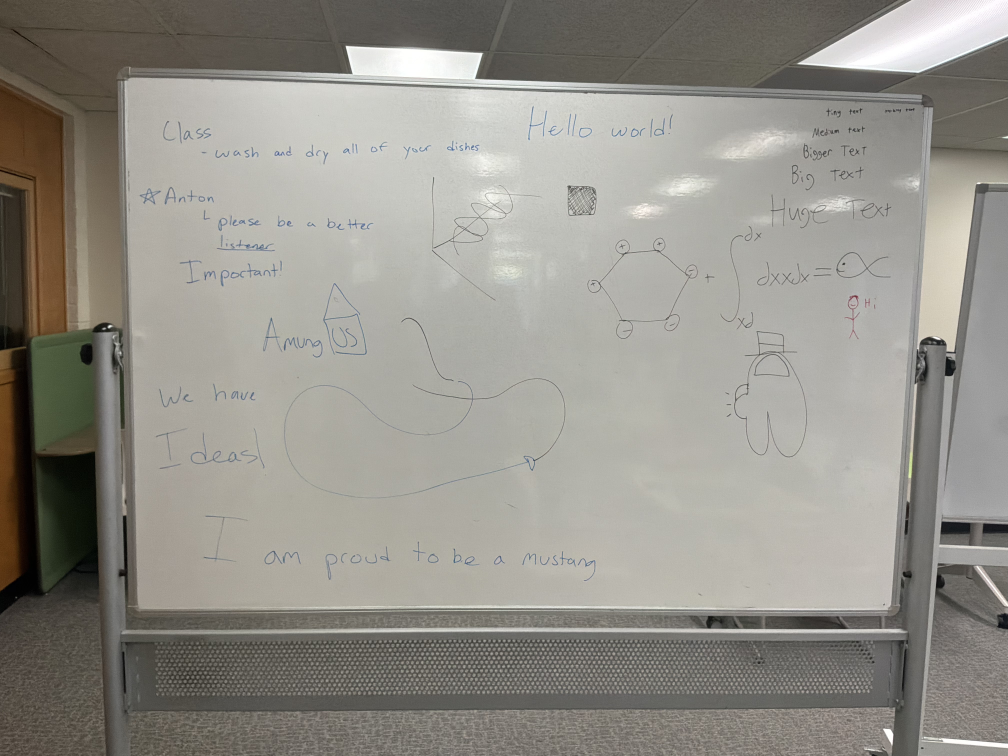
#> input picture photos/IMG_0013.jpg, 4032 x 3024 px (shown at 1/4 size)
$ python -i board_detection.py   (imports and definitions only)
#> lines starting #> are read from the running program, lines starting #| are printed output that depends on the picture; after the words box and inside, x2 and y2 are one past the last pixel; in counts of white or black regions, pixels touching at a corner belong together
#> further down, picture is the input picture: shape (3024, 4032, 3); mean B, G, R 137.4, 144.7, 147.3
"""Robust whiteboard quadrilateral detection."""

from __future__ import annotations

from dataclasses import dataclass

import cv2
import numpy as np


@dataclass(frozen=True)
class BoardDetection:
    """Detected board corners in TL, TR, BR, BL order."""

    corners: np.ndarray
    confidence: float
    found: bool
    method: str
    score: float


FALLBACK_INSET = 0.06


def order_corners(points: np.ndarray) -> np.ndarray:
    """Return four points ordered top-left, top-right, bottom-right, bottom-left."""
    pts = np.asarray(points, dtype=np.float32).reshape(4, 2)
    center = pts.mean(axis=0)
    angles = np.arctan2(pts[:, 1] - center[1], pts[:, 0] - center[0])
    cyclic = pts[np.argsort(angles)]
    start = int(np.argmin(cyclic[:, 0] + cyclic[:, 1]))
    cyclic = np.roll(cyclic, -start, axis=0)
    first_edge = cyclic[1] - cyclic[0]
    second_edge = cyclic[2] - cyclic[1]
    cross_product = first_edge[0] * second_edge[1] - first_edge[1] * second_edge[0]
    if cross_product < 0:
        cyclic = cyclic[[0, 3, 2, 1]]
    return np.ascontiguousarray(cyclic, dtype=np.float32)


def _angle_score(quad: np.ndarray) -> float:
    scores = []
    for index in range(4):
        previous = quad[(index - 1) % 4] - quad[index]
        following = quad[(index + 1) % 4] - quad[index]
        denominator = np.linalg.norm(previous) * np.linalg.norm(following)
        if denominator <= 1e-6:
            return 0.0
        cosine = abs(float(np.dot(previous, following) / denominator))
        scores.append(max(0.0, 1.0 - cosine))
    return float(np.mean(scores))


def _sample_edge_support(edge_map: np.ndarray, ordered: np.ndarray) -> float:
    """Return the fraction of a candidate perimeter backed by nearby edges."""
    support = cv2.dilate(
        edge_map,
        cv2.getStructuringElement(cv2.MORPH_ELLIPSE, (7, 7)),
        iterations=1,
    )
    perimeter = np.zeros(edge_map.shape[:2], dtype=np.uint8)
    cv2.polylines(perimeter, [np.rint(ordered).astype(np.int32)], True, 255, 2)
    count = int(np.count_nonzero(perimeter))
    if count == 0:
        return 0.0
    return float(np.count_nonzero((support != 0) & (perimeter != 0)) / count)


def _interior_features(gray: np.ndarray, ordered: np.ndarray) -> tuple[float, float]:
    """Measure board-like brightness and contrast immediately outside a quad."""
    polygon = np.rint(ordered).astype(np.int32)
    inside = np.zeros(gray.shape[:2], dtype=np.uint8)
    cv2.fillConvexPoly(inside, polygon, 255)
    interior = gray[inside != 0]
    if interior.size == 0:
        return 0.0, 0.0
    brightness = float(np.clip((float(np.mean(interior)) - 90.0) / 145.0, 0.0, 1.0))

    ring_width = max(5, int(round(min(gray.shape[:2]) * 0.012)))
    expanded = cv2.dilate(
        inside,
        cv2.getStructuringElement(cv2.MORPH_ELLIPSE, (ring_width * 2 + 1,) * 2),
        iterations=1,
    )
    ring = (expanded != 0) & (inside == 0)
    if not np.any(ring):
        return brightness, 0.0
    contrast = float(np.clip((float(np.mean(interior)) - float(np.mean(gray[ring]))) / 80.0, 0.0, 1.0))
    return brightness, contrast


def _candidate_score(
    quad: np.ndarray,
    shape: tuple[int, ...],
    *,
    gray: np.ndarray | None = None,
    edge_map: np.ndarray | None = None,
    branch_support: int = 1,
) -> float:
    height, width = shape[:2]
    image_area = float(height * width)
    area_ratio = abs(float(cv2.contourArea(quad))) / max(image_area, 1.0)
    if area_ratio < 0.08:
        return 0.0
    rectangle = cv2.minAreaRect(quad.astype(np.float32))
    rectangle_area = max(float(rectangle[1][0] * rectangle[1][1]), 1.0)
    rectangularity = min(1.0, abs(float(cv2.contourArea(quad))) / rectangle_area)
    ordered = order_corners(quad)
    top, right = np.linalg.norm(ordered[1] - ordered[0]), np.linalg.norm(ordered[2] - ordered[1])
    bottom, left = np.linalg.norm(ordered[2] - ordered[3]), np.linalg.norm(ordered[3] - ordered[0])
    opposite = 0.5 * (
        min(top, bottom) / max(top, bottom, 1e-6)
        + min(left, right) / max(left, right, 1e-6)
    )
    coverage = min(1.0, area_ratio / 0.65)
    center = ordered.mean(axis=0)
    center_distance = np.linalg.norm(
        (center - np.array([width / 2.0, height / 2.0], dtype=np.float32))
        / np.array([max(width / 2.0, 1.0), max(height / 2.0, 1.0)], dtype=np.float32)
    )
    center_score = float(np.clip(1.0 - center_distance, 0.0, 1.0))
    brightness, border_contrast = _interior_features(gray, ordered) if gray is not None else (0.5, 0.0)
    edge_support = _sample_edge_support(edge_map, ordered) if edge_map is not None else 0.5
    stability = min(max(branch_support, 1), 3) / 3.0
    score = (
        0.25 * coverage
        + 0.17 * _angle_score(ordered)
        + 0.12 * rectangularity
        + 0.08 * opposite
        + 0.08 * center_score
        + 0.10 * brightness
        + 0.13 * edge_support
        + 0.04 * border_contrast
        + 0.03 * stability
    )
    margin_x, margin_y = width * 0.018, height * 0.018
    on_frame = (
        (ordered[:, 0] <= margin_x)
        | (ordered[:, 0] >= width - 1 - margin_x)
        | (ordered[:, 1] <= margin_y)
        | (ordered[:, 1] >= height - 1 - margin_y)
    )
    frame_points = int(np.count_nonzero(on_frame))
    if frame_points >= 3 and area_ratio > 0.65:
        # A wall/image-frame candidate can otherwise look perfectly white and
        # rectangular. Only strong perimeter evidence and outside contrast may
        # rescue a board that genuinely fills the camera frame.
        rescue = 0.25 * edge_support + 0.15 * border_contrast
        score *= 0.38 + rescue
    elif frame_points >= 2 and area_ratio > 0.82:
        score *= 0.72
    return float(score)


def _quadrilaterals(binary: np.ndarray) -> list[np.ndarray]:
    contours, _ = cv2.findContours(binary, cv2.RETR_LIST, cv2.CHAIN_APPROX_SIMPLE)
    candidates: list[np.ndarray] = []
    for contour in sorted(contours, key=cv2.contourArea, reverse=True)[:40]:
        perimeter = cv2.arcLength(contour, True)
        for epsilon in (0.012, 0.02, 0.035, 0.05):
            polygon = cv2.approxPolyDP(contour, epsilon * perimeter, True)
            if len(polygon) == 4 and cv2.isContourConvex(polygon):
                candidates.append(polygon.reshape(4, 2).astype(np.float32))
                break
    return candidates


def _matching_branch_count(
    candidate: np.ndarray,
    candidates: list[tuple[str, np.ndarray]],
    shape: tuple[int, ...],
) -> int:
    """Count independent detector branches that agree on a quadrilateral."""
    height, width = shape[:2]
    diagonal = max(float(np.hypot(width, height)), 1.0)
    ordered = order_corners(candidate)
    matching: set[str] = set()
    for method, other in candidates:
        distance = float(np.mean(np.linalg.norm(order_corners(other) - ordered, axis=1)))
        if distance / diagonal <= 0.035:
            matching.add(method)
    return max(len(matching), 1)


def fallback_corners(width: int, height: int, inset: float = FALLBACK_INSET) -> np.ndarray:
    """Return an editable inset TL/TR/BR/BL fallback in source pixels."""
    max_x, max_y = max(width - 1, 0), max(height - 1, 0)
    inset = float(np.clip(inset, 0.0, 0.45))
    return np.array(
        [
            [max_x * inset, max_y * inset],
            [max_x * (1.0 - inset), max_y * inset],
            [max_x * (1.0 - inset), max_y * (1.0 - inset)],
            [max_x * inset, max_y * (1.0 - inset)],
        ],
        dtype=np.float32,
    )


def detect_board(image: np.ndarray, min_confidence: float = 0.38) -> BoardDetection:
    """Detect a board in a BGR/RGB-like image.

    Args:
        image: uint8 grayscale or three/four-channel image.
        min_confidence: score required to mark the detection as found.

    Returns:
        BoardDetection containing ordered source-pixel corners. An inset,
        explicitly low-confidence fallback is returned when no credible board
        is found so manual handles remain reachable.
    """
#> called with min_confidence = 0.38
    if image is None or image.size == 0:
        raise ValueError("image must be non-empty")
    if image.ndim == 2:
        gray = image
    elif image.ndim == 3:
        gray = cv2.cvtColor(image[:, :, :3], cv2.COLOR_BGR2GRAY)
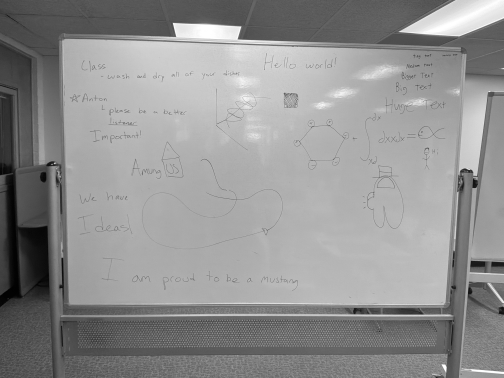
#> gray: shape (3024, 4032) (shown at 1/8 size); min 0, max 255, mean 144.7
    else:
        raise ValueError("image must have 2 or 3 dimensions")

    height, width = gray.shape
    scale = min(1.0, 1400.0 / max(height, width))
    work = cv2.resize(gray, None, fx=scale, fy=scale, interpolation=cv2.INTER_AREA) if scale < 1 else gray.copy()
    blurred = cv2.GaussianBlur(work, (5, 5), 0)
    kernel = cv2.getStructuringElement(cv2.MORPH_RECT, (7, 7))
    edge = cv2.morphologyEx(cv2.Canny(blurred, 45, 140), cv2.MORPH_CLOSE, kernel)
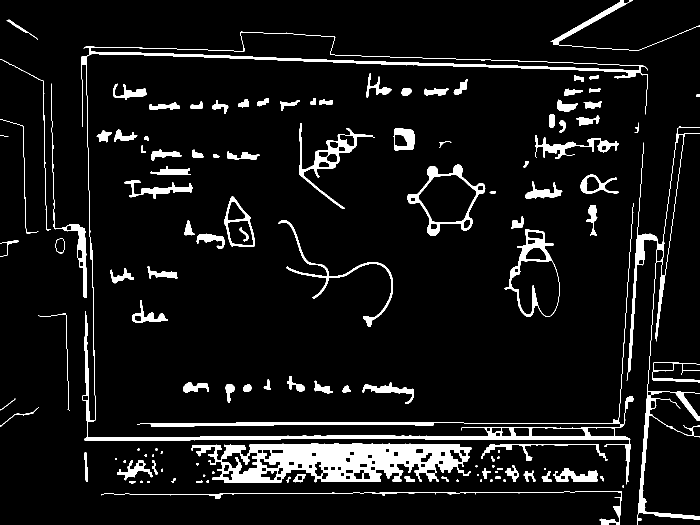
#> edge: shape (1050, 1400) (shown at 1/2 size); 7.4% white; 125 white regions (20 under 20 px), largest, box (x1, y1, x2, y2) and area: (382, 887, 943, 966) 26222, (163, 63, 1296, 969) 18691, (1253, 252, 1400, 1050) 8288
    adaptive = cv2.adaptiveThreshold(
        blurred, 255, cv2.ADAPTIVE_THRESH_GAUSSIAN_C, cv2.THRESH_BINARY, 51, -4
    )
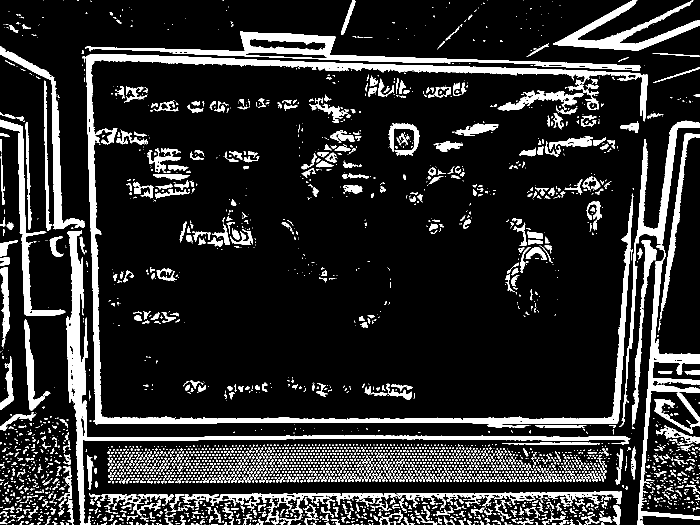
#> adaptive: shape (1050, 1400) (shown at 1/2 size); 15% white; 3808 white regions (3127 under 20 px), largest, box (x1, y1, x2, y2) and area: (172, 108, 1296, 849) 37600, (133, 461, 1261, 1050) 19114, (170, 63, 1281, 142) 12348
    _, bright = cv2.threshold(blurred, 0, 255, cv2.THRESH_BINARY + cv2.THRESH_OTSU)
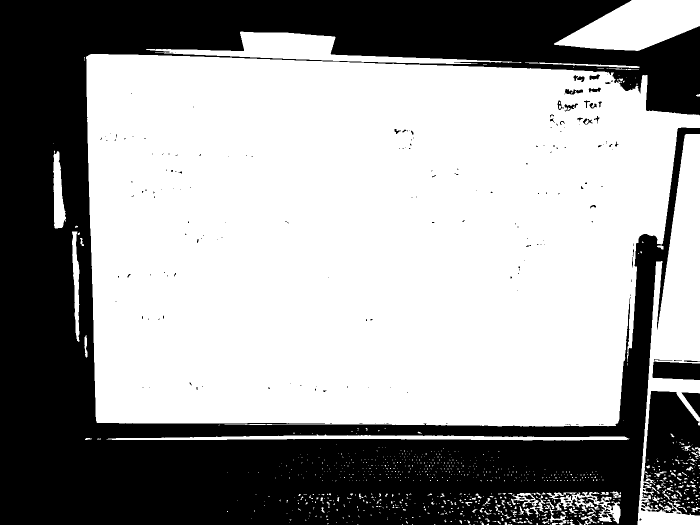
#> bright: shape (1050, 1400) (shown at 1/2 size); 61% white; 204 black regions (160 under 20 px), largest, box (x1, y1, x2, y2) and area: (0, 0, 1400, 1050) 544417, (1283, 782, 1400, 1031) 21342, (1305, 723, 1400, 760) 3073
    maps = (("edges", edge), ("adaptive", adaptive), ("brightness", bright))

    all_candidates: list[tuple[str, np.ndarray]] = []
    for method, binary in maps:
        all_candidates.extend((method, quad) for quad in _quadrilaterals(binary))
#> this loop made 3 passes
#> method on passes 1 to 3: 'edges', 'adaptive', 'brightness'
#> after the loop, all_candidates = 25 items

    best_quad: np.ndarray | None = None
    best_score = 0.0
    best_method = "fallback"
    for method, quad in all_candidates:
        score = _candidate_score(
            quad,
            work.shape,
            gray=work,
            edge_map=edge,
            branch_support=_matching_branch_count(quad, all_candidates, work.shape),
        )
        if score > best_score:
            best_quad, best_score, best_method = quad, score, method
#> this loop made 25 passes
#> (method, quad) on passes 4 to 10: ('edges', [[1062, 858], [1164, 856], [1170, 872], [1064, 873]]), ('edges', [[788, 258], [789, 299], [825, 298], [826, 262]]), ('edges', [[463, 402], [490, 429], [489, 437], [454, 440]]), ('edges', [[1174, 856], [1227, 856], [1228, 872], [1181, 873]]), ('edges', [[1050, 512], [1077, 494], [1092, 519], [1051, 519]]), ('edges', [[394, 473], [394, 486], [448, 489], [444, 472]]), ('edges', [[1307, 726], [1344, 725], [1347, 738], [1307, 741]])

    fallback = fallback_corners(width, height)
    found = best_quad is not None and best_score >= min_confidence
    corners = order_corners(best_quad / scale) if found else fallback
    # Candidate scoring is deliberately conservative; expose a calibrated
    # confidence without presenting a fallback as an automatic detection.
    confidence = float(np.clip((best_score - min_confidence) / max(1.0 - min_confidence, 1e-6), 0.0, 1.0)) if found else 0.0
    return BoardDetection(corners, confidence, found, best_method if found else "fallback", float(best_score))

>>> import cv2
>>> picture = cv2.imread('../photos/IMG_0013.jpg')
>>> result = detect_board(picture)

$ run again, on photos/IMG_1874.jpg
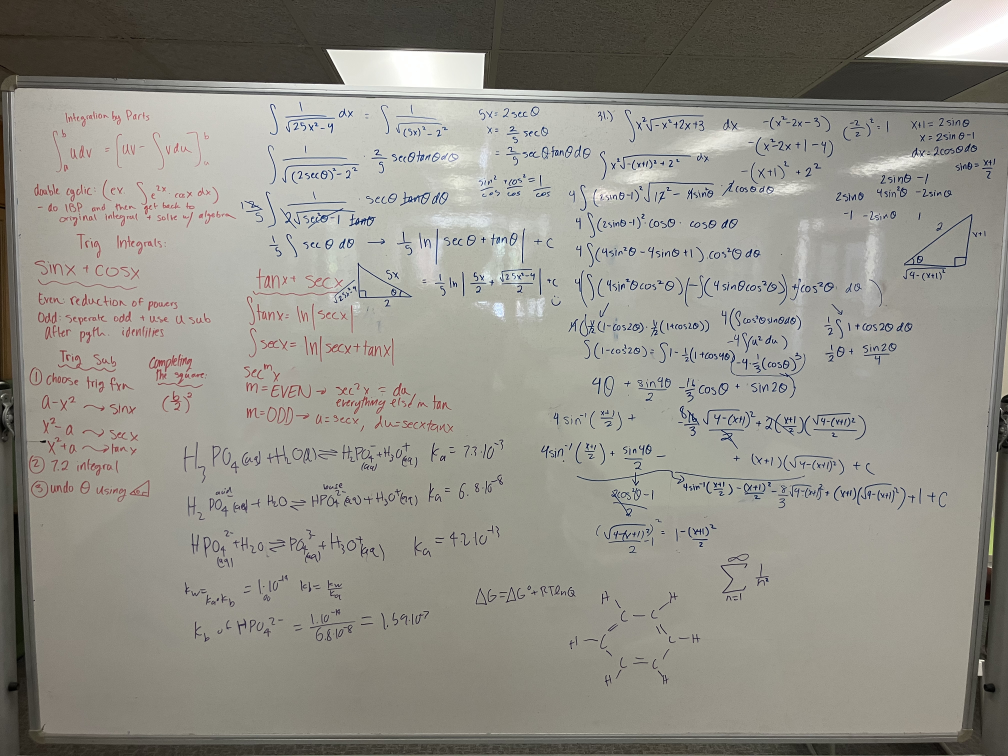
#> input picture photos/IMG_1874.jpg, 4032 x 3024 px (shown at 1/4 size)
#> picture is the input picture: shape (3024, 4032, 3); mean B, G, R 135.9, 144.3, 146.3
#> in detect_board, `edge = cv2.morphologyEx(cv2.Canny(blurred, 45, 140), cv2.MORPH_CLOSE, ..`:
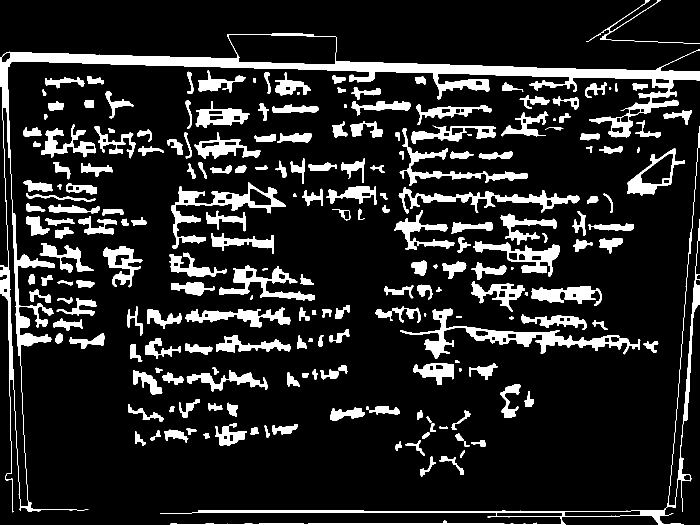
#> edge: shape (1050, 1400) (shown at 1/2 size); 13.7% white; 215 white regions, largest, box (x1, y1, x2, y2) and area: (0, 66, 1400, 1025) 41986, (320, 253, 1400, 1050) 10826, (801, 617, 1281, 717) 8192
#> adaptive: shape (1050, 1400); 22.6% white; 1069 white regions (823 under 20 px), largest, box (x1, y1, x2, y2) and area: (14, 122, 1400, 1034) 143120, (746, 607, 1310, 774) 19871, (331, 196, 654, 451) 17234
#> in detect_board, `_, bright = cv2.threshold(blurred, 0, 255, cv2.THRESH_BINARY + cv2.THR..`:
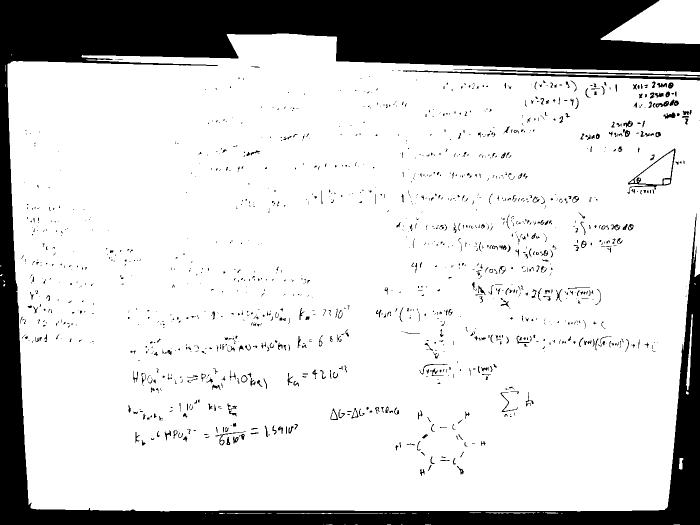
#> bright: shape (1050, 1400) (shown at 1/2 size); 81.6% white; 1369 black regions (1027 under 20 px), largest, box (x1, y1, x2, y2) and area: (0, 0, 1400, 1050) 244900, (806, 141, 1400, 161) 2416, (907, 138, 1400, 153) 1240
#> the loop in detect_board, `for method, binary in maps:` made 3 passes
#> method on passes 1 to 3: 'edges', 'adaptive', 'brightness'
#> after the loop in detect_board, `for method, binary in maps:`: all_candidates = 21 items
#> the loop in detect_board, `for method, quad in all_candidates:` made 21 passes
#> (method, quad) on passes 5 to 10: ('edges', [[1346, 307], [1339, 356], [1282, 365], [1284, 346]]), ('edges', [[827, 736], [874, 768], [907, 757], [907, 728]]), ('edges', [[422, 467], [444, 501], [547, 505], [546, 470]]), ('edges', [[1280, 1022], [1279, 1031], [1128, 1031], [1129, 1022]]), ('adaptive', [[1357, 298], [1300, 308], [1246, 386], [1343, 375]]), ('adaptive', [[1141, 498], [1229, 506], [1272, 446], [1159, 421]])
